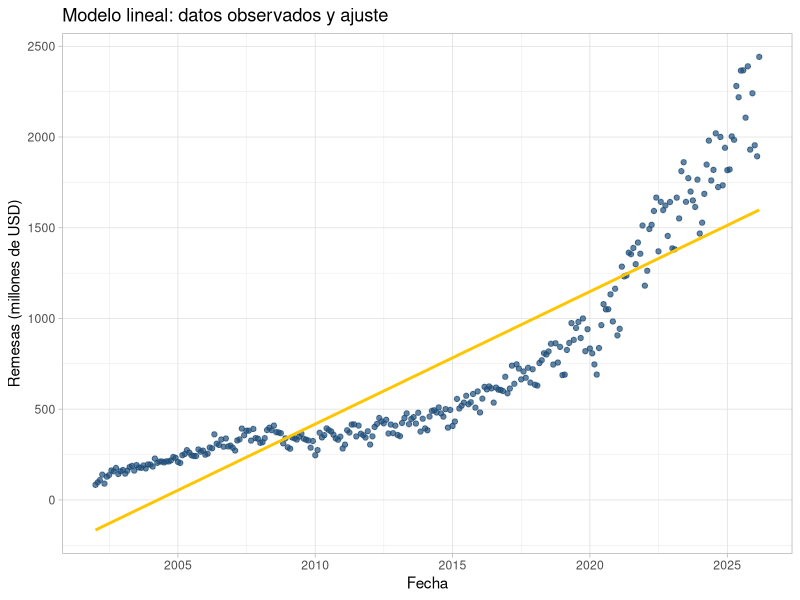
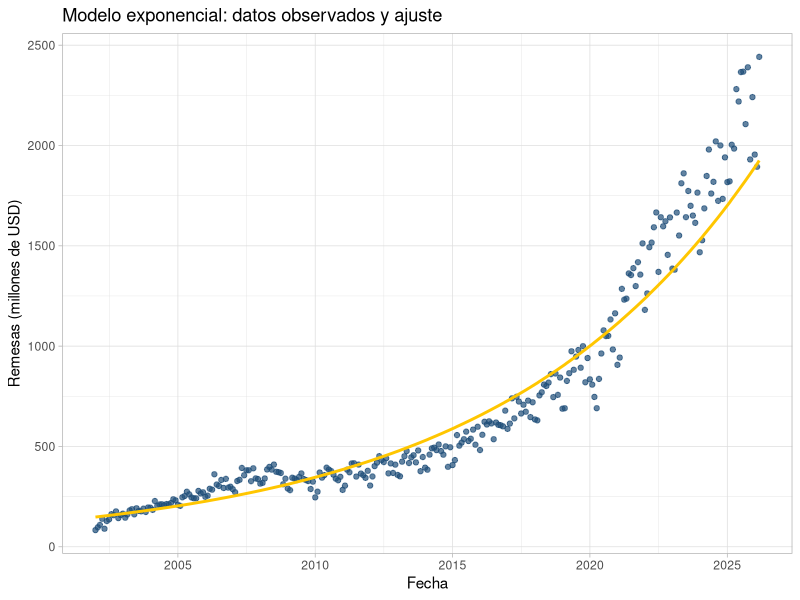
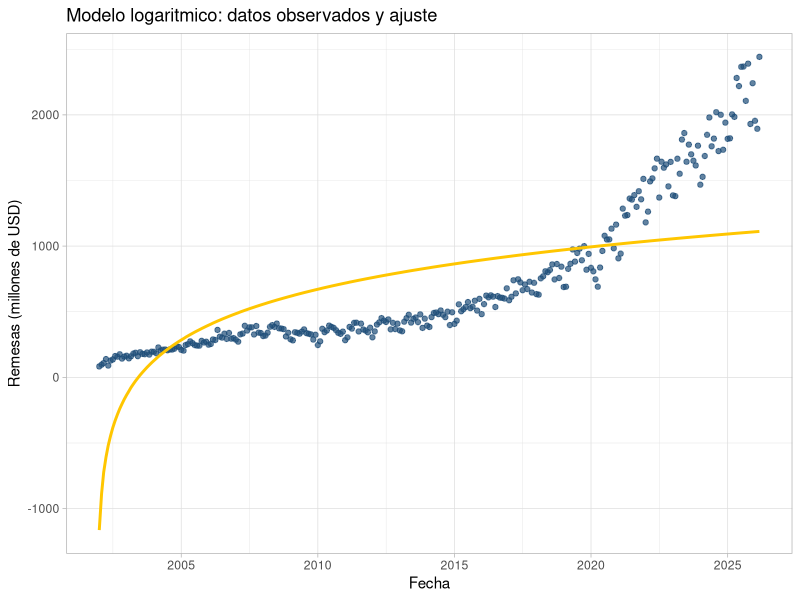
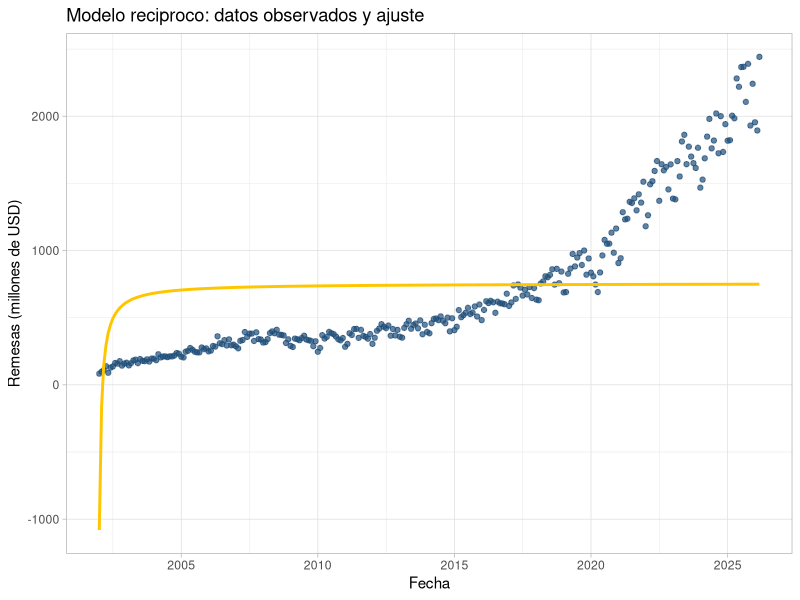
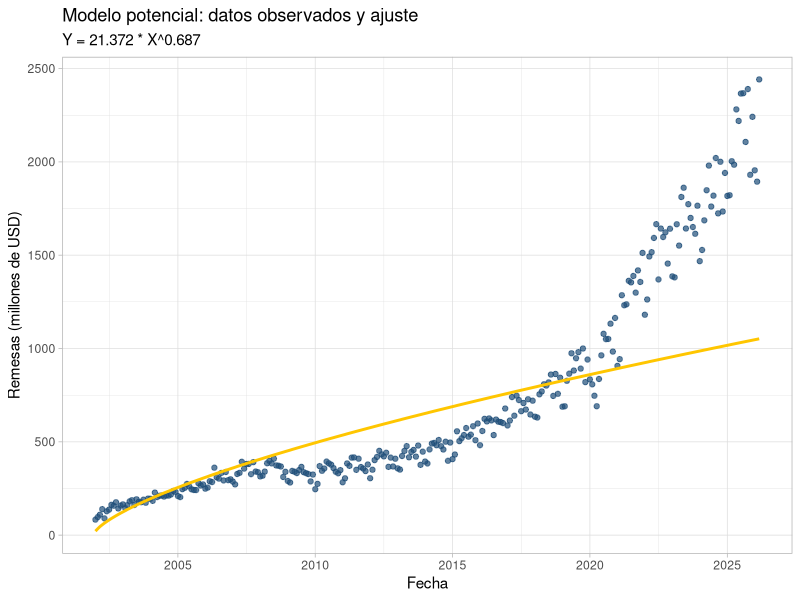
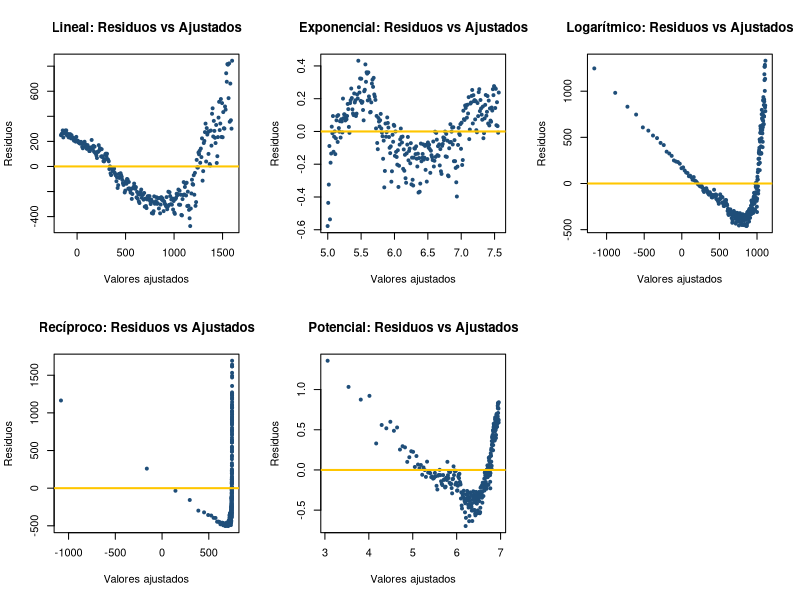
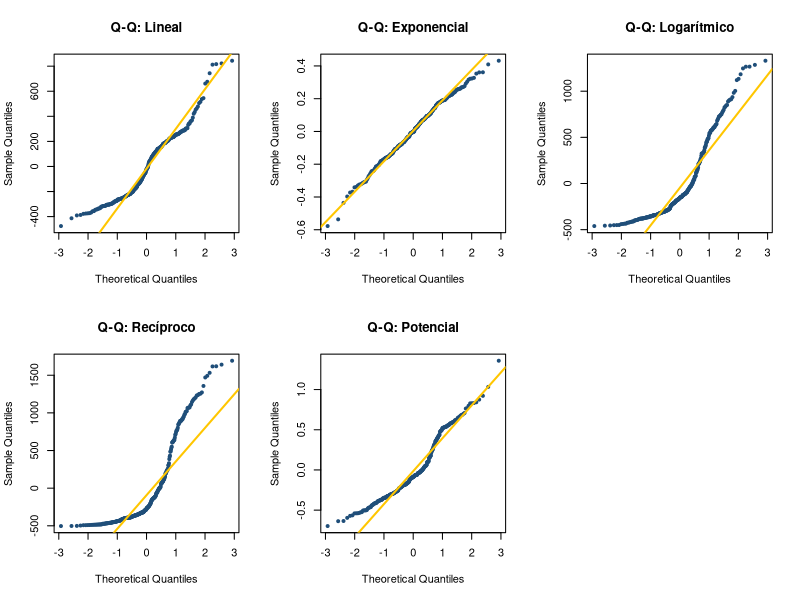

Recreate these plots in R, in order.
## ---- chunk 1
knitr::opts_chunk$set(echo = TRUE)

if (!require(lmtest))  install.packages("lmtest",  quiet = TRUE)
if (!require(tseries)) install.packages("tseries", quiet = TRUE)

library(here)
library(readr)
library(dplyr)
library(tidyr)
library(ggplot2)
library(knitr)
library(lmtest)
library(tseries)
## ---- chunk 2
remesas_wide <- read_csv(
  here("mrl/final-project/remfam2002_2026.csv"),
  show_col_types = FALSE
)

remesas_wide_muestra <- remesas_wide %>%
  select(Mes, all_of(c("2002", "2003", "2004", "2023", "2024", "2025", "2026")))

kable(
  remesas_wide_muestra,
  caption = "Tabla original (ancho): años 2002-2004 y 2023-2026"
)

## ---- chunk 3
meses <- c(
  "Enero", "Febrero", "Marzo", "Abril", "Mayo", "Junio",
  "Julio", "Agosto", "Septiembre", "Octubre", "Noviembre", "Diciembre"
)

remesas_long <- remesas_wide %>%
  pivot_longer(
    cols = -Mes,
    names_to = "anio",
    values_to = "remesas"
  ) %>%
  mutate(
    anio = as.integer(anio),
    remesas = as.numeric(remesas)
  ) %>%
  drop_na(remesas) %>%
  mutate(
    mes_num = match(Mes, meses),
    fecha = as.Date(sprintf("%04d-%02d-01", anio, mes_num))
  ) %>%
  arrange(fecha) %>%
  mutate(t = row_number())
## ---- chunk 4
kable(
  head(remesas_long),
  caption = "Primeras filas de remesas_long (formato largo)"
)
## ---- chunk 5
resumen_observaciones <- data.frame(
  Metrica = "Numero total de observaciones",
  Valor = nrow(remesas_long)
)

kable(
  resumen_observaciones,
  caption = "Resumen de observaciones"
)
## ---- chunk 6
modelo_lineal <- lm(remesas ~ t, data = remesas_long)
## ---- chunk 7
resumen_lineal <- summary(modelo_lineal)

coeficientes_lineal <- as.data.frame(coef(resumen_lineal))
coeficientes_lineal$Termino <- rownames(coeficientes_lineal)
coeficientes_lineal <- coeficientes_lineal %>%
  select(Termino, Estimate, `Std. Error`, `t value`, `Pr(>|t|)`)

fstat_lineal <- resumen_lineal$fstatistic
pvalor_global_lineal <- pf(
  fstat_lineal[1],
  fstat_lineal[2],
  fstat_lineal[3],
  lower.tail = FALSE
)

metricas_lineal <- data.frame(
  Metrica = c("R^2", "R^2 ajustado", "p-value global (F-test)"),
  Valor = c(
    resumen_lineal$r.squared,
    resumen_lineal$adj.r.squared,
    pvalor_global_lineal
  )
)

kable(
  coeficientes_lineal,
  digits = 4,
  caption = "Coeficientes del modelo lineal"
)

kable(
  metricas_lineal,
  digits = 6,
  caption = "Metricas principales del modelo lineal"
)
## ---- chunk 8
lineal_df <- remesas_long %>%
  mutate(ajuste_lineal = fitted(modelo_lineal))

ggplot(lineal_df, aes(x = fecha, y = remesas)) +
  geom_point(color = "#1f4e79", alpha = 0.7) +
  geom_line(aes(y = ajuste_lineal), color = "#ffc600", linewidth = 1) +
  labs(
    title = "Modelo lineal: datos observados y ajuste",
    x = "Fecha",
    y = "Remesas (millones de USD)"
  ) +
  theme_light()
## ---- chunk 9
modelo_exponencial <- lm(log(remesas) ~ t, data = remesas_long)
## ---- chunk 10
resumen_exponencial <- summary(modelo_exponencial)

coeficientes_exponencial <- as.data.frame(coef(resumen_exponencial))
coeficientes_exponencial$Termino <- rownames(coeficientes_exponencial)
coeficientes_exponencial <- coeficientes_exponencial %>%
  select(Termino, Estimate, `Std. Error`, `t value`, `Pr(>|t|)`)

fstat_exponencial <- resumen_exponencial$fstatistic
pvalor_global_exponencial <- pf(
  fstat_exponencial[1],
  fstat_exponencial[2],
  fstat_exponencial[3],
  lower.tail = FALSE
)

metricas_exponencial <- data.frame(
  Metrica = c("R^2", "R^2 ajustado", "p-value global (F-test)"),
  Valor = c(
    resumen_exponencial$r.squared,
    resumen_exponencial$adj.r.squared,
    pvalor_global_exponencial
  )
)

kable(
  coeficientes_exponencial,
  digits = 4,
  caption = "Coeficientes del modelo exponencial (escala log)"
)

kable(
  metricas_exponencial,
  digits = 6,
  caption = "Metricas principales del modelo exponencial"
)
## ---- chunk 11
exponencial_df <- remesas_long %>%
  mutate(ajuste_exponencial = exp(fitted(modelo_exponencial)))

ggplot(exponencial_df, aes(x = fecha, y = remesas)) +
  geom_point(color = "#1f4e79", alpha = 0.7) +
  geom_line(aes(y = ajuste_exponencial), color = "#ffc600", linewidth = 1) +
  labs(
    title = "Modelo exponencial: datos observados y ajuste",
    x = "Fecha",
    y = "Remesas (millones de USD)"
  ) +
  theme_light()
## ---- chunk 12
modelo_logaritmico <- lm(remesas ~ log(t), data = remesas_long)
## ---- chunk 13
resumen_logaritmico <- summary(modelo_logaritmico)

coeficientes_logaritmico <- as.data.frame(coef(resumen_logaritmico))
coeficientes_logaritmico$Termino <- rownames(coeficientes_logaritmico)
coeficientes_logaritmico <- coeficientes_logaritmico %>%
  select(Termino, Estimate, `Std. Error`, `t value`, `Pr(>|t|)`)

fstat_logaritmico <- resumen_logaritmico$fstatistic
pvalor_global_logaritmico <- pf(
  fstat_logaritmico[1],
  fstat_logaritmico[2],
  fstat_logaritmico[3],
  lower.tail = FALSE
)

metricas_logaritmico <- data.frame(
  Metrica = c("R^2", "R^2 ajustado", "p-value global (F-test)"),
  Valor = c(
    resumen_logaritmico$r.squared,
    resumen_logaritmico$adj.r.squared,
    pvalor_global_logaritmico
  )
)

kable(
  coeficientes_logaritmico,
  digits = 4,
  caption = "Coeficientes del modelo logaritmico"
)

kable(
  metricas_logaritmico,
  digits = 6,
  caption = "Metricas principales del modelo logaritmico"
)
## ---- chunk 14
logaritmico_df <- remesas_long %>%
  mutate(ajuste_logaritmico = fitted(modelo_logaritmico))

ggplot(logaritmico_df, aes(x = fecha, y = remesas)) +
  geom_point(color = "#1f4e79", alpha = 0.7) +
  geom_line(aes(y = ajuste_logaritmico), color = "#ffc600", linewidth = 1) +
  labs(
    title = "Modelo logaritmico: datos observados y ajuste",
    x = "Fecha",
    y = "Remesas (millones de USD)"
  ) +
  theme_light()
## ---- chunk 15
modelo_reciproco <- lm(remesas ~ I(1 / t), data = remesas_long)
## ---- chunk 16
resumen_reciproco <- summary(modelo_reciproco)

coeficientes_reciproco <- as.data.frame(coef(resumen_reciproco))
coeficientes_reciproco$Termino <- rownames(coeficientes_reciproco)
coeficientes_reciproco <- coeficientes_reciproco %>%
  select(Termino, Estimate, `Std. Error`, `t value`, `Pr(>|t|)`)

fstat_reciproco <- resumen_reciproco$fstatistic
pvalor_global_reciproco <- pf(
  fstat_reciproco[1],
  fstat_reciproco[2],
  fstat_reciproco[3],
  lower.tail = FALSE
)

metricas_reciproco <- data.frame(
  Metrica = c("R^2", "R^2 ajustado", "p-value global (F-test)"),
  Valor = c(
    resumen_reciproco$r.squared,
    resumen_reciproco$adj.r.squared,
    pvalor_global_reciproco
  )
)

kable(
  coeficientes_reciproco,
  digits = 4,
  caption = "Coeficientes del modelo reciproco"
)

kable(
  metricas_reciproco,
  digits = 6,
  caption = "Metricas principales del modelo reciproco"
)
## ---- chunk 17
reciproco_df <- remesas_long %>%
  mutate(ajuste_reciproco = fitted(modelo_reciproco))

ggplot(reciproco_df, aes(x = fecha, y = remesas)) +
  geom_point(color = "#1f4e79", alpha = 0.7) +
  geom_line(aes(y = ajuste_reciproco), color = "#ffc600", linewidth = 1) +
  labs(
    title = "Modelo reciproco: datos observados y ajuste",
    x = "Fecha",
    y = "Remesas (millones de USD)"
  ) +
  theme_light()
## ---- chunk 18
modelo_potencial <- lm(log(remesas) ~ log(t), data = remesas_long)

b0_star <- coef(modelo_potencial)[1]
b1_potencial <- coef(modelo_potencial)[2]
b0_potencial <- exp(b0_star)
## ---- chunk 19
resumen_potencial <- summary(modelo_potencial)

coeficientes_potencial <- as.data.frame(coef(resumen_potencial))
coeficientes_potencial$Termino <- rownames(coeficientes_potencial)
coeficientes_potencial <- coeficientes_potencial %>%
  select(Termino, Estimate, `Std. Error`, `t value`, `Pr(>|t|)`)

fstat_potencial <- resumen_potencial$fstatistic
pvalor_global_potencial <- pf(
  fstat_potencial[1],
  fstat_potencial[2],
  fstat_potencial[3],
  lower.tail = FALSE
)

metricas_potencial <- data.frame(
  Metrica = c("R^2", "R^2 ajustado", "p-value global (F-test)", "Ecuacion ajustada"),
  Valor = c(
    resumen_potencial$r.squared,
    resumen_potencial$adj.r.squared,
    pvalor_global_potencial,
    sprintf("Y = %.4f * X^%.4f", b0_potencial, b1_potencial)
  )
)

kable(
  coeficientes_potencial,
  digits = 4,
  caption = "Coeficientes del modelo potencial"
)

kable(
  metricas_potencial,
  digits = 6,
  caption = "Metricas principales del modelo potencial"
)
## ---- chunk 20
potencial_df <- remesas_long %>%
  mutate(ajuste_potencial = exp(fitted(modelo_potencial)))

ggplot(potencial_df, aes(x = fecha, y = remesas)) +
  geom_point(color = "#1f4e79", alpha = 0.7) +
  geom_line(aes(y = ajuste_potencial), color = "#ffc600", linewidth = 1) +
  labs(
    title = "Modelo potencial: datos observados y ajuste",
    subtitle = sprintf("Y = %.3f * X^%.3f", b0_potencial, b1_potencial),
    x = "Fecha",
    y = "Remesas (millones de USD)"
  ) +
  theme_light()
## ---- chunk 21
summary(modelo_lineal)
## ---- chunk 22
summary(modelo_exponencial)
## ---- chunk 23
summary(modelo_logaritmico)
## ---- chunk 24
summary(modelo_reciproco)
## ---- chunk 25
summary(modelo_potencial)
cat(sprintf("\nEcuacion ajustada: Y = %.4f * t^%.4f\n", b0_potencial, b1_potencial))
## ---- chunk 26
par(mfrow = c(2, 3))

# Residuos de cada modelo (en escala original donde aplica)
res_lineal      <- residuals(modelo_lineal)
res_exponencial <- residuals(modelo_exponencial)   # escala log
res_logaritmico <- residuals(modelo_logaritmico)
res_reciproco   <- residuals(modelo_reciproco)
res_potencial   <- residuals(modelo_potencial)     # escala log

# Gráficas residuos vs ajustados
plot(fitted(modelo_lineal), res_lineal,
     main = "Lineal: Residuos vs Ajustados",
     xlab = "Valores ajustados", ylab = "Residuos",
     col = "#1f4e79", pch = 19, cex = 0.6)
abline(h = 0, col = "#ffc600", lwd = 2)

plot(fitted(modelo_exponencial), res_exponencial,
     main = "Exponencial: Residuos vs Ajustados",
     xlab = "Valores ajustados", ylab = "Residuos",
     col = "#1f4e79", pch = 19, cex = 0.6)
abline(h = 0, col = "#ffc600", lwd = 2)

plot(fitted(modelo_logaritmico), res_logaritmico,
     main = "Logarítmico: Residuos vs Ajustados",
     xlab = "Valores ajustados", ylab = "Residuos",
     col = "#1f4e79", pch = 19, cex = 0.6)
abline(h = 0, col = "#ffc600", lwd = 2)

plot(fitted(modelo_reciproco), res_reciproco,
     main = "Recíproco: Residuos vs Ajustados",
     xlab = "Valores ajustados", ylab = "Residuos",
     col = "#1f4e79", pch = 19, cex = 0.6)
abline(h = 0, col = "#ffc600", lwd = 2)

plot(fitted(modelo_potencial), res_potencial,
     main = "Potencial: Residuos vs Ajustados",
     xlab = "Valores ajustados", ylab = "Residuos",
     col = "#1f4e79", pch = 19, cex = 0.6)
abline(h = 0, col = "#ffc600", lwd = 2)
## ---- chunk 27
par(mfrow = c(2, 3))

qqnorm(res_lineal,      main = "Q-Q: Lineal",      col = "#1f4e79", pch = 19, cex = 0.6)
qqline(res_lineal,      col = "#ffc600", lwd = 2)

qqnorm(res_exponencial, main = "Q-Q: Exponencial", col = "#1f4e79", pch = 19, cex = 0.6)
qqline(res_exponencial, col = "#ffc600", lwd = 2)

qqnorm(res_logaritmico, main = "Q-Q: Logarítmico", col = "#1f4e79", pch = 19, cex = 0.6)
qqline(res_logaritmico, col = "#ffc600", lwd = 2)

qqnorm(res_reciproco,   main = "Q-Q: Recíproco",   col = "#1f4e79", pch = 19, cex = 0.6)
qqline(res_reciproco,   col = "#ffc600", lwd = 2)

qqnorm(res_potencial,   main = "Q-Q: Potencial",   col = "#1f4e79", pch = 19, cex = 0.6)
qqline(res_potencial,   col = "#ffc600", lwd = 2)
## ---- chunk 28
prueba_supuestos <- function(modelo, nombre, residuos) {
  jb <- jarque.bera.test(residuos)
  bp <- bptest(modelo)
  dw <- dwtest(modelo)
  data.frame(
    Modelo         = nombre,
    JB_estadistico = round(as.numeric(jb$statistic), 3),
    JB_pvalue      = round(jb$p.value, 4),
    BP_estadistico = round(as.numeric(bp$statistic), 3),
    BP_pvalue      = round(bp$p.value, 4),
    DW_estadistico = round(as.numeric(dw$statistic), 3),
    DW_pvalue      = round(dw$p.value, 4)
  )
}

resultados_supuestos <- rbind(
  prueba_supuestos(modelo_lineal,      "Lineal",      res_lineal),
  prueba_supuestos(modelo_exponencial, "Exponencial", res_exponencial),
  prueba_supuestos(modelo_logaritmico, "Logaritmico", res_logaritmico),
  prueba_supuestos(modelo_reciproco,   "Reciproco",   res_reciproco),
  prueba_supuestos(modelo_potencial,   "Potencial",   res_potencial)
)

kable(
  resultados_supuestos,
  caption = "Pruebas formales de supuestos de regresion (nivel de significancia 0.05)",
  col.names = c("Modelo",
                "JB Estadistico", "JB p-value",
                "BP Estadistico", "BP p-value",
                "DW Estadistico", "DW p-value")
)
